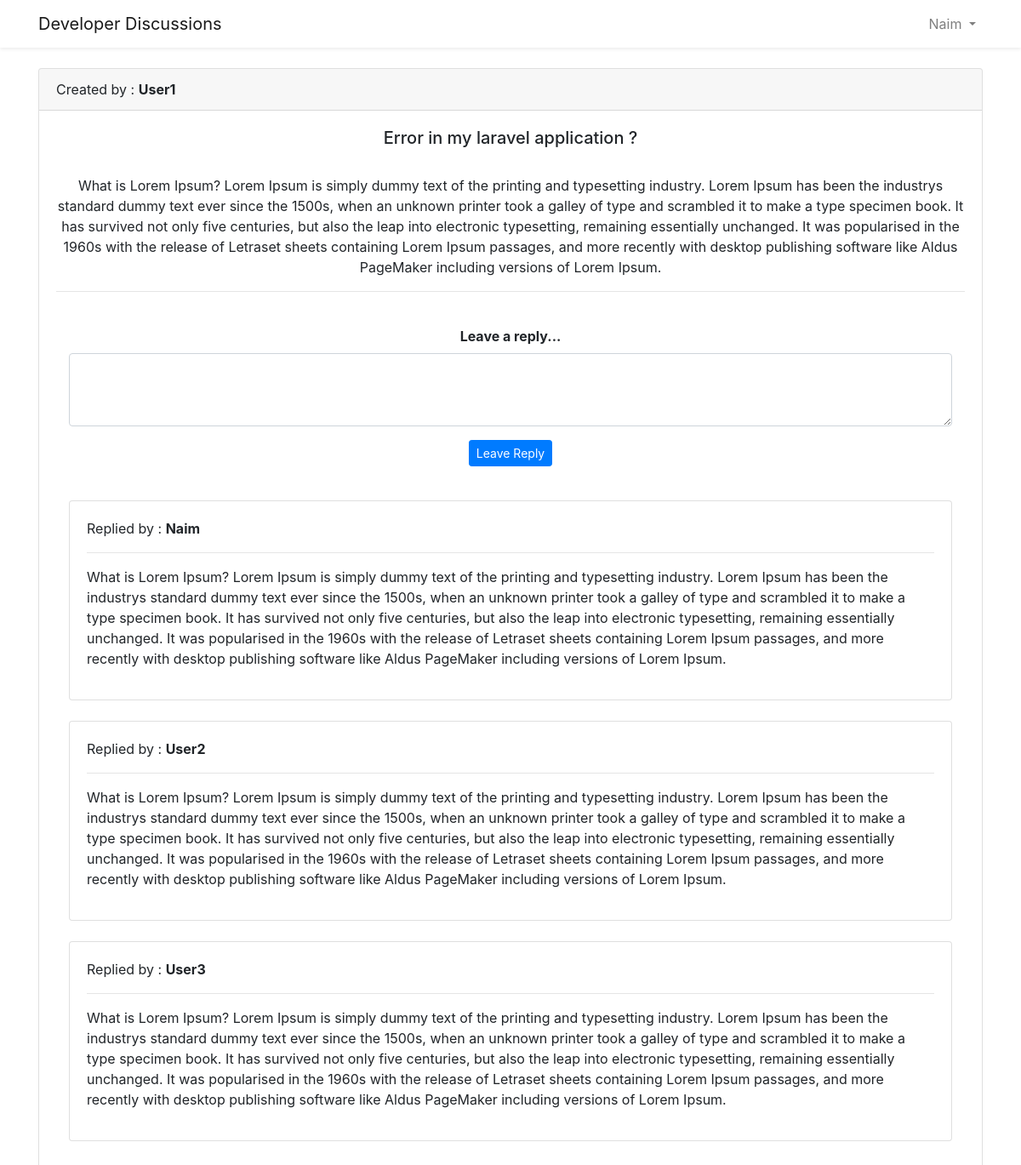
Screenshot of /view.php?view=16 (signed in) with the database file from the repository.
### tables this page shows
CREATE TABLE `users` (
  `id` int(11) NOT NULL,
  `name` varchar(50) NOT NULL,
  `email` varchar(50) NOT NULL,
  `password` varchar(70) NOT NULL
);

CREATE TABLE `discussion` (
  `id` int(11) NOT NULL,
  `user_id` int(11) NOT NULL,
  `title` varchar(100) NOT NULL,
  `content` text NOT NULL,
  `created_at` datetime NOT NULL,
  `updated_at` datetime NOT NULL
);

CREATE TABLE `replies` (
  `id` int(11) NOT NULL,
  `user_id` int(11) NOT NULL,
  `discussion_id` int(11) NOT NULL,
  `content` text NOT NULL
);

### connect.php (called while the page is built, shortened)
<?php
	$db = mysqli_connect('127.0.0.1','root','','developerdiscussionsdbphp');
	function is_logged_in(){
		if(isset($_SESSION['SBUser']) && $_SESSION['SBUser'] > 0){
			return true;
		}
		return false;
	}
	if(isset($_SESSION['SBUser'])){
		$user_id = $_SESSION['SBUser'];
		$query = $db->query("SELECT * FROM users WHERE id = '$user_id'");
		$user_data = mysqli_fetch_assoc($query);
	}
?>

### view.php (the view, shortened to what this page needs)
<?php
	require_once 'connect.php';
	include 'includes/head.php';
	include 'includes/navigation.php';
?>
<?php
	$id = (int)$_GET['view'];
	$query = "SELECT * FROM discussion WHERE id = '$id'";
	$result = $db->query($query);
	$row = mysqli_fetch_row($result);
	$userid = $row[1];
	$query1 = "SELECT * FROM users WHERE id = $userid";
	$result1 = $db->query($query1);
	$row1 = mysqli_fetch_row($result1);
?>
<div class="container">
    <br>
    <div class="card">
        <div class="card-header">
            Created by : <b><?= $row1[1] ?></b>
        </div>
        <div class="card-body text-center">
            <h5><?= $row[2] ?></h5>
            <br>
            <p class="card-text"><?= $row[3] ?></p>
            <hr><br>
            <div class="container">
                        <form action="view.php" method="post" name="replyForm" onsubmit="return validateForm()">
                            <div class="form-group">
                                <label for="content"><b>Leave a reply...</b></label>
                                <textarea name="content" id="content" class="form-control" cols="30" rows="3"></textarea>
                            </div>
                            <div class="form-group">
                                <input class="btn btn-sm btn-primary pull-right" name="addReply" value="Leave Reply" type="submit">
                            </div>
                        </form>
                    <br>
            </div>
            <div class="container">
				<?php
					$sql2 = "SELECT * FROM replies WHERE discussion_id = $row[0]";
					$result2 = $db->query($sql2);
				?>
				<?php while($replies = mysqli_fetch_assoc($result2)) : ?>
					<?php
						$userreplyid = $replies['user_id'];
						$sql3 = "SELECT * FROM users WHERE id = $userreplyid";
						$result3 = $db->query($sql3);
						$row3 = mysqli_fetch_row($result3);
					?>
					<div class="card">
                        <div class="card-body text-left">
                            Replied by : <b><?= $row3[1] ?></b>
                            <hr>
                            <p class="text-cente"><?= $replies['content'] ?></p>
                        </div>
                    </div><br>
				<?php endwhile; ?>
            </div>
        </div>
    </div>
</div>

### includes/navigation.php (shortened to what this page needs)
<nav class="navbar navbar-expand-md navbar-light bg-white shadow-sm">
            <div class="container">
                <a class="navbar-brand" href="index.php">
                    Developer Discussions
                </a>
                <div class="collapse navbar-collapse" id="navbarSupportedContent">
					<?php
						if(is_logged_in()){
					?>
                    <ul class="navbar-nav ml-auto">
                            <li class="dropdown">
                                <a href="#" class="dropdown-toggle nav-link" data-toggle="dropdown"><?= $user_data['name'] ?>
								</a>
                            </li>
                    </ul>
					<?php
						}
					?>
                </div>
            </div>
        </nav>

### rows the page displays
users: name "Naim"
users: name "User1"
discussion: title "Error in my laravel application ?", content "What is Lorem Ipsum? Lorem Ipsum is simply dummy text of the printing and typesetting industry. Lorem Ipsum has been the industrys standard dummy text ever since the 1500s, when an unknown printer took a galley of type and scrambled it to make a type specimen book. It has survived not only five centuries, but also the leap into electronic typesetting, remaining essentially unchanged. It was popularised in the 1960s with the release of Letraset sheets containing Lorem Ipsum passages, and more recently with desktop publishing software like Aldus PageMaker including versions of Lorem Ipsum."
replies: user.name "Naim", content "What is Lorem Ipsum? Lorem Ipsum is simply dummy text of the printing and typesetting industry. Lorem Ipsum has been the industrys standard dummy text ever since the 1500s, when an unknown printer took a galley of type and scrambled it to make a type specimen book. It has survived not only five centuries, but also the leap into electronic typesetting, remaining essentially unchanged. It was popularised in the 1960s with the release of Letraset sheets containing Lorem Ipsum passages, and more recently with desktop publishing software like Aldus PageMaker including versions of Lorem Ipsum."
replies: user.name "User2", content "What is Lorem Ipsum? Lorem Ipsum is simply dummy text of the printing and typesetting industry. Lorem Ipsum has been the industrys standard dummy text ever since the 1500s, when an unknown printer took a galley of type and scrambled it to make a type specimen book. It has survived not only five centuries, but also the leap into electronic typesetting, remaining essentially unchanged. It was popularised in the 1960s with the release of Letraset sheets containing Lorem Ipsum passages, and more recently with desktop publishing software like Aldus PageMaker including versions of Lorem Ipsum."
replies: user.name "User3", content "What is Lorem Ipsum? Lorem Ipsum is simply dummy text of the printing and typesetting industry. Lorem Ipsum has been the industrys standard dummy text ever since the 1500s, when an unknown printer took a galley of type and scrambled it to make a type specimen book. It has survived not only five centuries, but also the leap into electronic typesetting, remaining essentially unchanged. It was popularised in the 1960s with the release of Letraset sheets containing Lorem Ipsum passages, and more recently with desktop publishing software like Aldus PageMaker including versions of Lorem Ipsum."
